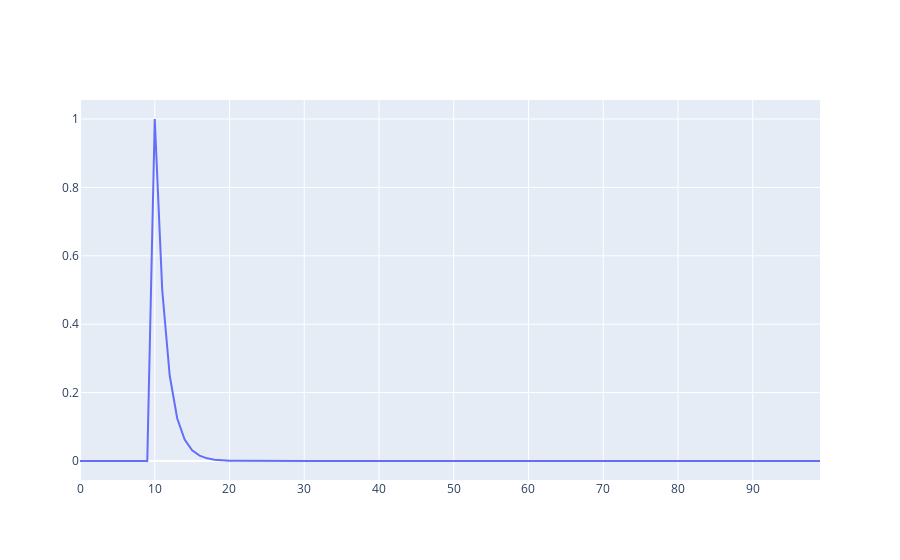

This figure's notebook cell:
### Code cell
if __name__ == '__main__':
    
    x = np.zeros(100)
    x[10] = 1
    
    GD = GeometricDecay()
    y = GD(x)
    fig = go.Figure()
    fig.add_trace(
        go.Scatter(
            x = np.arange(x.size), y = y
        )
    )
    fig.show()
